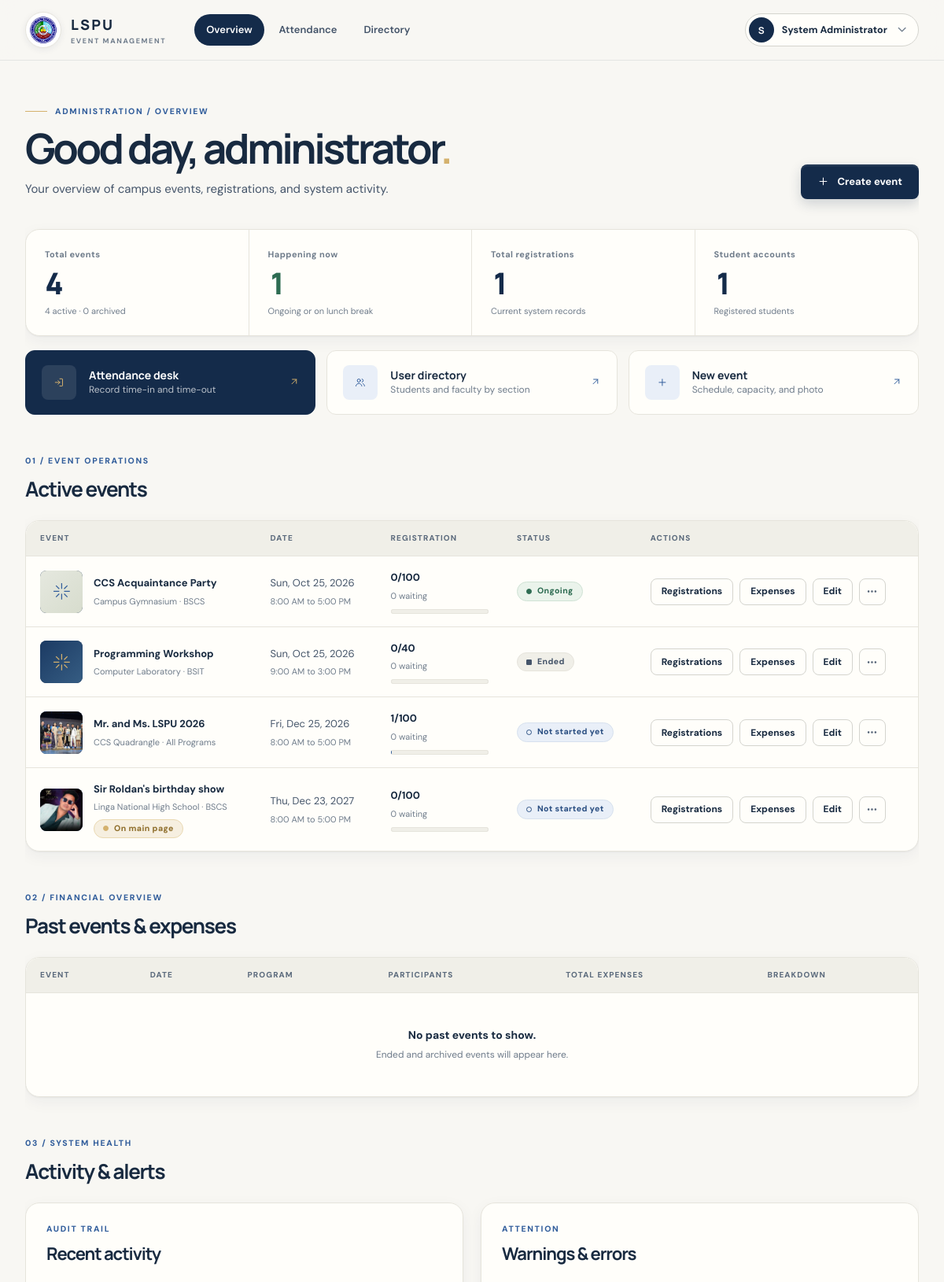
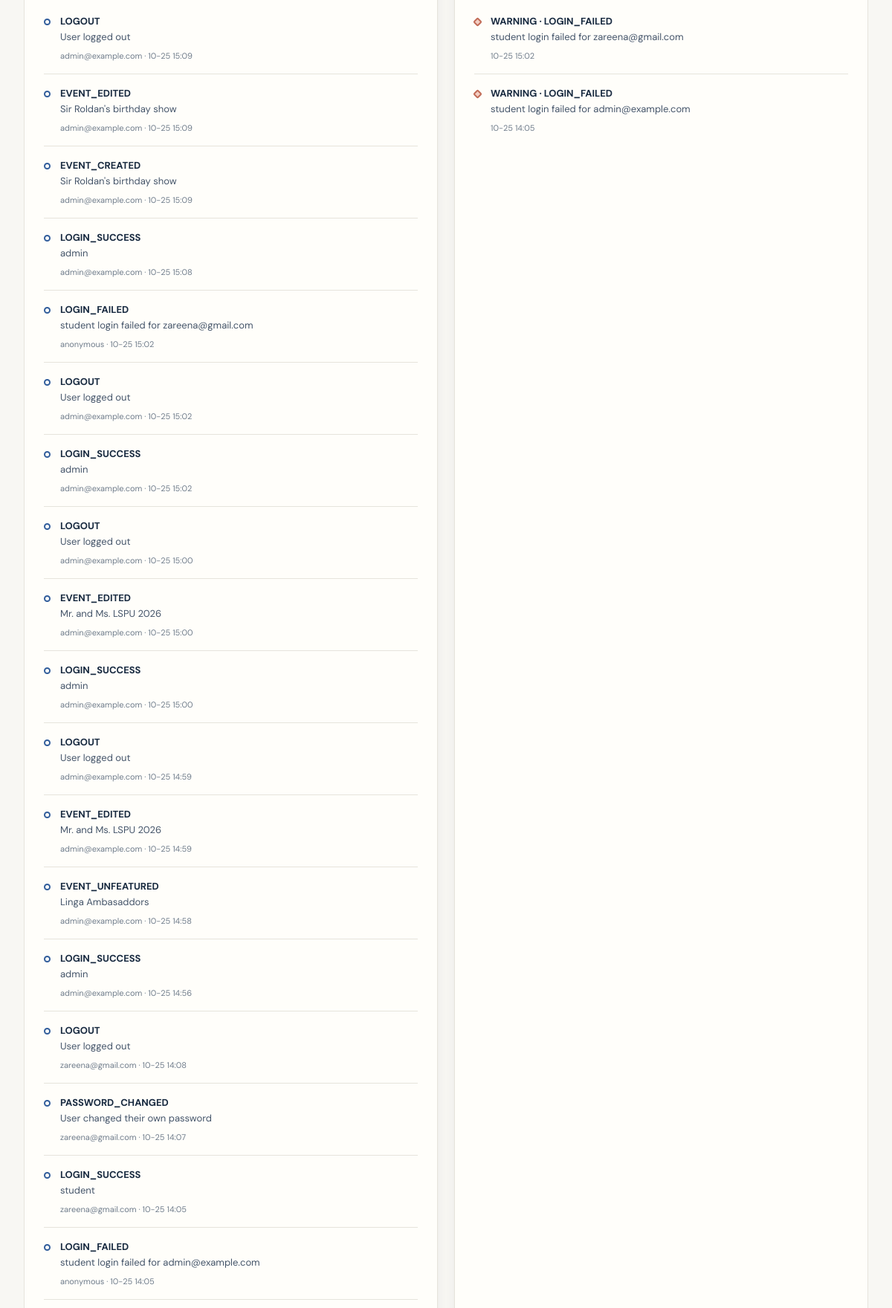
The page /admin (signed in, upper part) on the database its author committed (2 pictures, top to bottom).
### Event-Registration-System-main/app.py (models this page shows, shortened)
class User(UserMixin, db.Model):
    id = db.Column(db.Integer, primary_key=True)
    name = db.Column(db.String(120), nullable=False)
    email = db.Column(db.String(160), unique=True, nullable=False, index=True)
    password_hash = db.Column(db.String(255), nullable=False)
    role = db.Column(db.String(20), nullable=False)
    student_number = db.Column(db.String(40), unique=True)
    year_level = db.Column(db.String(30))
    section = db.Column(db.String(2), index=True)
    program = db.Column(db.String(20))
    handled_sections = db.Column(db.String(300))
    otp_code = db.Column(db.String(6))
    otp_expires_at = db.Column(db.DateTime)
    otp_attempts = db.Column(db.Integer, nullable=False, default=0)

class Event(db.Model):
    id = db.Column(db.Integer, primary_key=True)
    title = db.Column(db.String(160), nullable=False)
    description = db.Column(db.Text, default="")
    event_date = db.Column(db.Date, nullable=False)
    start_time = db.Column(db.Time, nullable=False)
    end_time = db.Column(db.Time, nullable=False)
    venue = db.Column(db.String(160), nullable=False)
    program = db.Column(db.String(40), nullable=False, default="BSCS")
    capacity = db.Column(db.Integer, nullable=False, default=100)
    lunch_start = db.Column(db.Time)
    lunch_end = db.Column(db.Time)
    archived = db.Column(db.Boolean, default=False, nullable=False)
    featured = db.Column(db.Boolean, default=False, nullable=False)
    image_filename = db.Column(db.String(255))
    @property
    def confirmed_count(self): return Registration.query.filter_by(event_id=self.id, status="registered").count()
    @property
    def waiting_count(self): return WaitingList.query.filter_by(event_id=self.id).count()
    @property
    def status(self):
        if self.archived: return "Archived"
        today, now = date.today(), datetime.now().time()
        if today < self.event_date or (today == self.event_date and now < self.start_time): return "Not started yet"
        if today > self.event_date or (today == self.event_date and now >= self.end_time): return "Ended"
        if self.lunch_start and self.lunch_end and self.lunch_start <= now < self.lunch_end: return "Lunch Break"
        return "Ongoing"

class ActivityLog(db.Model):
    id = db.Column(db.Integer, primary_key=True)
    actor = db.Column(db.String(160), default="anonymous")
    action = db.Column(db.String(100), nullable=False)
    details = db.Column(db.Text)
    level = db.Column(db.String(20), default="INFO")
    created_at = db.Column(db.DateTime, default=datetime.utcnow, nullable=False)

### Event-Registration-System-main/app.py (the view)
@app.route("/admin")
@role_required("admin")
def admin_home():
    events = Event.query.filter_by(archived=False).order_by(Event.event_date).all()
    past = Event.query.filter_by(archived=True).order_by(Event.event_date.desc()).all()
    logs = ActivityLog.query.order_by(ActivityLog.created_at.desc()).limit(30).all()
    alerts = ActivityLog.query.filter(ActivityLog.level.in_(["WARNING","ERROR"])).order_by(ActivityLog.created_at.desc()).limit(20).all()
    return render_template("admin.html", events=events, past=past, logs=logs, alerts=alerts,
        student_count=User.query.filter_by(role="student").count(),
        registration_count=Registration.query.filter_by(status="registered").count())

### Event-Registration-System-main/app.py (called while the page is built)
@login.user_loader
def load_user(uid): return db.session.get(User, int(uid))

def role_required(*roles):
    def deco(fn):
        @wraps(fn)
        @login_required
        def wrapper(*a, **kw):
            if current_user.role not in roles: abort(403)
            return fn(*a, **kw)
        return wrapper
    return deco

### Event-Registration-System-main/templates/admin.html (shortened to what this page needs)
{% extends "base.html" %}
{% import "_ui.html" as ui with context %}
{% block content %}
{% set live_count = events|selectattr('status','in',['Ongoing','Lunch Break'])|list|length %}
<section class="admin-intro">
  <div class="heading"><div><small>ADMINISTRATION / OVERVIEW</small><h1>Good day, administrator<span>.</span></h1><p>Your overview of campus events, registrations, and system activity.</p></div><a class="btn btn-primary" href="{{ url_for('event_new') }}">{{ ui.ico('plus') }} Create event</a></div>
  <div class="stats">
    <div><span>Total events</span><b>{{ events|length+past|length }}</b><small class="stat-caption">{{ events|length }} active · {{ past|length }} archived</small></div>
    <div class="{{ 'is-live' if live_count else '' }}"><span>Happening now</span><b>{{ live_count }}</b><small class="stat-caption">Ongoing or on lunch break</small></div>
    <div><span>Total registrations</span><b>{{ registration_count }}</b><small class="stat-caption">Current system records</small></div>
    <div><span>Student accounts</span><b>{{ student_count }}</b><small class="stat-caption">Registered students</small></div>
  </div>
  <div class="shortcuts">
    <a class="shortcut shortcut-primary" href="{{ url_for('attendance_dashboard') }}"><span class="si">{{ ui.ico('in') }}</span><div><strong>Attendance desk</strong><span>Record time-in and time-out</span></div><span class="go">{{ ui.ico('arrow-ur') }}</span></a>
    <a class="shortcut" href="{{ url_for('admin_directory') }}"><span class="si">{{ ui.ico('users') }}</span><div><strong>User directory</strong><span>Students and faculty by section</span></div><span class="go">{{ ui.ico('arrow-ur') }}</span></a>
    <a class="shortcut" href="{{ url_for('event_new') }}"><span class="si">{{ ui.ico('plus') }}</span><div><strong>New event</strong><span>Schedule, capacity, and photo</span></div><span class="go">{{ ui.ico('arrow-ur') }}</span></a>
  </div>
</section>
<section class="section">
  <div class="section-head"><div><p class="section-overline">01 / EVENT OPERATIONS</p><h2>Active events</h2></div></div>
  <div class="tablebox tablebox--menu"><table class="t-stack"><thead><tr><th>Event</th><th>Date</th><th>Registration</th><th>Status</th><th>Actions</th></tr></thead><tbody>
  {% for e in events %}
  {% set confirmed = e.confirmed_count %}
  <tr>
    <td data-label="Event"><div class="cell-event"><span class="thumb">{{ ui.media(e) }}</span><div><strong>{{ e.title }}</strong><small>{{ e.venue }} · {{ e.program }}</small>{% if e.featured %}<span class="pill pill-gold" style="margin-top:6px">On main page</span>{% endif %}</div></div></td>
    <td data-label="Date" class="date-cell">{{ ui.d(e.event_date) }}<small>{{ ui.t(e.start_time) }} to {{ ui.t(e.end_time) }}</small></td>
    <td data-label="Registration" style="min-width:150px"><strong class="tnum">{{ confirmed }}/{{ e.capacity }}</strong><small>{{ e.waiting_count }} waiting</small><div style="margin-top:8px">{{ ui.meter(confirmed, e.capacity) }}</div></td>
    <td data-label="Status">{{ ui.pill(e) }}</td>
    <td data-label="Actions" class="actions">
      <div class="row-actions">
        <a class="btn btn-light btn-sm" href="{{ url_for('event_registrations', eid=e.id) }}">Registrations</a>
        <a class="btn btn-light btn-sm" href="{{ url_for('expenses', eid=e.id) }}">Expenses</a>
        <a class="btn btn-light btn-sm" href="{{ url_for('event_edit', eid=e.id) }}">Edit</a>
        <details class="more">
          <summary aria-label="More actions for {{ e.title }}">{{ ui.ico('dots') }}</summary>
        </details>
      </div>
    </td>
  </tr>
  {% else %}<tr><td colspan="5" class="no-label"><div class="table-empty"><strong>No active events.</strong><span>Create an event to start organizing campus activities.</span></div></td></tr>{% endfor %}
  </tbody></table></div>
</section>
<section class="section">
  <div class="section-head"><div><p class="section-overline">02 / FINANCIAL OVERVIEW</p><h2>Past events &amp; expenses</h2></div></div>
  <div class="tablebox"><table class="t-stack"><thead><tr><th>Event</th><th>Date</th><th>Program</th><th>Participants</th><th>Total expenses</th><th>Breakdown</th></tr></thead><tbody>
  {% for e in past %}<tr>
    <td data-label="Event"><strong>{{ e.title }}</strong>{% if e.description %}<small>{{ e.description[:80] }}{{ '…' if e.description|length > 80 }}</small>{% endif %}</td>
    <td data-label="Date" class="date-cell">{{ ui.d(e.event_date) }}</td>
    <td data-label="Program"><span class="table-tag">{{ e.program }}</span></td>
    <td data-label="Participants" class="tnum">{{ e.confirmed_count }}</td>
    <td data-label="Expenses" class="money-cell">{{ ui.peso(e.total_expenses) }}</td>
    <td data-label="Breakdown"><a class="btn btn-light btn-sm" href="{{ url_for('expenses', eid=e.id) }}">View details {{ ui.ico('arrow-ur') }}</a></td>
  </tr>
  {% else %}<tr><td colspan="6" class="no-label"><div class="table-empty"><strong>No past events to show.</strong><span>Ended and archived events will appear here.</span></div></td></tr>{% endfor %}
  </tbody></table></div>
</section>
<section class="section">
  <div class="section-head"><div><p class="section-overline">03 / SYSTEM HEALTH</p><h2>Activity &amp; alerts</h2></div></div>
  <div class="two admin-logs">
    <section class="box"><div class="box-heading"><p class="section-overline">AUDIT TRAIL</p><h2>Recent activity</h2></div>{% for l in logs %}<div class="log"><b>{{ l.action }}</b><br>{{ l.details }}<small>{{ l.actor }} · {{ l.created_at.strftime('%m-%d %H:%M') }}</small></div>{% else %}<p class="muted-empty">No activity has been recorded yet.</p>{% endfor %}</section>
    <section class="box"><div class="box-heading"><p class="section-overline">ATTENTION</p><h2>Warnings &amp; errors</h2></div>{% for l in alerts %}<div class="log alert-log"><b>{{ l.level }} · {{ l.action }}</b><br>{{ l.details }}<small>{{ l.created_at.strftime('%m-%d %H:%M') }}</small></div>{% else %}<p class="muted-empty">No warnings recorded.</p>{% endfor %}</section>
  </div>
</section>
{% endblock %}

### Event-Registration-System-main/templates/base.html (shortened to what this page needs)
{% import "_ui.html" as ui with context %}
<!doctype html>
<html lang="en">
<head>
    <link rel="stylesheet" href="{{ url_for('static', filename='style.css') }}">
</head>
<body>
    {% set homes = {'admin': 'admin_home', 'professor': 'professor_home', 'student': 'student_home'} %}
    {% set authed = current_user.is_authenticated %}
    {% set ep = request.endpoint %}
    <header class="site-header">
        <div class="header-inner">
            <a class="brand" href="{{ url_for(homes[current_user.role]) if authed else url_for('landing') }}" aria-label="LSPU Event Management System home">
                <span class="brand-mark"><img src="{{ url_for('static', filename='lspu-logo.png') }}" alt="LSPU logo" class="school-logo"></span>
                <span class="brand-copy"><strong>LSPU</strong><small>EVENT MANAGEMENT</small></span>
            </a>
            {% if authed %}
            <nav class="main-nav" aria-label="Main">
                {% if current_user.role == 'admin' %}
                    <a href="{{ url_for('admin_home') }}" {% if ep in ('admin_home','event_new','event_edit','expenses','expense_edit','event_registrations') %}aria-current="page"{% endif %}>Overview</a>
                    <a href="{{ url_for('attendance_dashboard') }}" {% if ep == 'attendance_dashboard' %}aria-current="page"{% endif %}>Attendance</a>
                    <a href="{{ url_for('admin_directory') }}" {% if ep == 'admin_directory' %}aria-current="page"{% endif %}>Directory</a>
                {% elif current_user.role == 'professor' %}
                    <a href="{{ url_for('professor_home') }}" {% if ep == 'professor_home' %}aria-current="page"{% endif %}>Roster</a>
                    <a href="{{ url_for('attendance_dashboard') }}" {% if ep == 'attendance_dashboard' %}aria-current="page"{% endif %}>Attendance</a>
                {% else %}
                    <a href="{{ url_for('student_home') }}" {% if ep in ('student_home','event_detail','receipt') %}aria-current="page"{% endif %}>Events</a>
                {% endif %}
            </nav>
            {% endif %}
            <div class="header-right">
                {% if authed %}
                <details class="user-menu">
                    <summary aria-label="Account menu"><span class="user-avatar" aria-hidden="true">{{ current_user.name[:1]|upper }}</span><span class="user-name">{{ current_user.name }}</span>{{ ui.ico('chev', 'chev') }}</summary>
                </details>
                {% else %}
                <span class="header-context">STA. CRUZ · CAMPUS EVENTS</span>
                <a class="header-home" href="{{ url_for('landing') }}">Home {{ ui.ico('arrow-ur') }}</a>
                {% endif %}
            </div>
        </div>
    </header>
    <main class="page-shell" id="main-content">
        {% block content %}{% endblock %}
    </main>
</body>
</html>

### Event-Registration-System-main/templates/_ui.html (shortened to what this page needs)
{% macro d(v) -%}{{ v.strftime('%a, %b') }} {{ v.day }}, {{ v.year }}{%- endmacro %}
{% macro t(v) -%}{{ v.strftime('%I:%M %p').lstrip('0') }}{%- endmacro %}
{% macro pill(event, on_media=False) -%}
{%- set s = event.status -%}
<span class="pill pill-{{ s | lower | replace(' ', '-') }}{{ ' on-media' if on_media }}">{{ 'Lunch break' if s == 'Lunch Break' else s }}</span>
{%- endmacro %}
{% macro media(e, alt='') -%}
{%- if e.image_filename -%}<img src="{{ url_for('static', filename='uploads/' ~ e.image_filename) }}" alt="{{ alt }}" loading="lazy">
{%- else -%}<div class="art art-{{ e.id % 4 }}" aria-hidden="true"><svg viewBox="0 0 24 24"><path d="M12 2v7M12 15v7M2 12h7M15 12h7M5 5l4 4M15 15l4 4M19 5l-4 4M9 15l-4 4"/></svg></div>
{%- endif -%}
{%- endmacro %}
{% macro meter(confirmed, capacity) -%}
{%- set left = capacity - confirmed -%}
<div class="meter {{ 'is-full' if left <= 0 else ('is-low' if left * 100 <= capacity * 15 else '') }}" role="img" aria-label="{{ confirmed }} of {{ capacity }} seats taken"><span style="width:{{ pct }}%"></span></div>
{%- endmacro %}

### rows shown on the page
User: name "S", name "System Administrator"
Event: title "CCS Acquaintance Party", venue "Campus Gymnasium", program "BSCS", strftime "Sun, Oct", day "25", year "2026", strftime "8:00 AM 5:00 PM", confirmed "0", capacity "100", waiting_count "0", value "Ongoing"
Event: title "Programming Workshop", venue "Computer Laboratory", program "BSIT", strftime "Sun, Oct", day "25", year "2026", strftime "9:00 AM 3:00 PM", confirmed "0", capacity "40", waiting_count "0", value "Ended"
Event: image_filename (picture), title "Mr. and Ms. LSPU 2026", venue "CCS Quadrangle", program "All Programs", strftime "Fri, Dec", day "25", year "2026", strftime "8:00 AM 5:00 PM", confirmed "1", capacity "100", waiting_count "0", value "Not started yet"
Event: image_filename (picture), title "Sir Roldan's birthday show", venue "Linga National High School", program "BSCS", featured "On main page", strftime "Thu, Dec", day "23", year "2027", strftime "8:00 AM 5:00 PM", archived "0", capacity "100", waiting_count "0", value "Not started yet"
ActivityLog: action "LOGOUT", details "User logged out", actor "admin@example.com", created_at "10-25 15:09"
ActivityLog: action "EVENT_EDITED", details "Sir Roldan's birthday show", actor "admin@example.com", created_at "10-25 15:09"
ActivityLog: action "EVENT_CREATED", details "Sir Roldan's birthday show", actor "admin@example.com", created_at "10-25 15:09"
ActivityLog: action "LOGIN_SUCCESS", details "admin", actor "admin@example.com", created_at "10-25 15:08"
ActivityLog: action "LOGIN_FAILED", details "student login failed for zareena@gmail.com", actor "anonymous", created_at "10-25 15:02", level "WARNING"
ActivityLog: action "LOGOUT", details "User logged out", actor "admin@example.com", created_at "10-25 15:02"
ActivityLog: action "LOGIN_SUCCESS", details "admin", actor "admin@example.com", created_at "10-25 15:02"
ActivityLog: action "LOGOUT", details "User logged out", actor "admin@example.com", created_at "10-25 15:00"
ActivityLog: action "EVENT_EDITED", details "Mr. and Ms. LSPU 2026", actor "admin@example.com", created_at "10-25 15:00"
ActivityLog: action "LOGIN_SUCCESS", details "admin", actor "admin@example.com", created_at "10-25 15:00"
ActivityLog: action "LOGOUT", details "User logged out", actor "admin@example.com", created_at "10-25 14:59"
ActivityLog: action "EVENT_EDITED", details "Mr. and Ms. LSPU 2026", actor "admin@example.com", created_at "10-25 14:59"
ActivityLog: action "EVENT_UNFEATURED", details "Linga Ambasaddors", actor "admin@example.com", created_at "10-25 14:58"
ActivityLog: action "LOGIN_SUCCESS", details "admin", actor "admin@example.com", created_at "10-25 14:56"
ActivityLog: action "LOGOUT", details "User logged out", actor "zareena@gmail.com", created_at "10-25 14:08"
ActivityLog: action "PASSWORD_CHANGED", details "User changed their own password", actor "zareena@gmail.com", created_at "10-25 14:07"
ActivityLog: action "LOGIN_SUCCESS", details "student", actor "zareena@gmail.com", created_at "10-25 14:05"
ActivityLog: action "LOGIN_FAILED", details "student login failed for admin@example.com", actor "anonymous", created_at "10-25 14:05", level "WARNING"

### other values the page prints
{{ events|length+past|length }} "4"
{{ events|length }} "4"
{{ past|length }} "0"
{{ live_count }} "1"
{{ registration_count }} "1"
{{ student_count }} "1"
